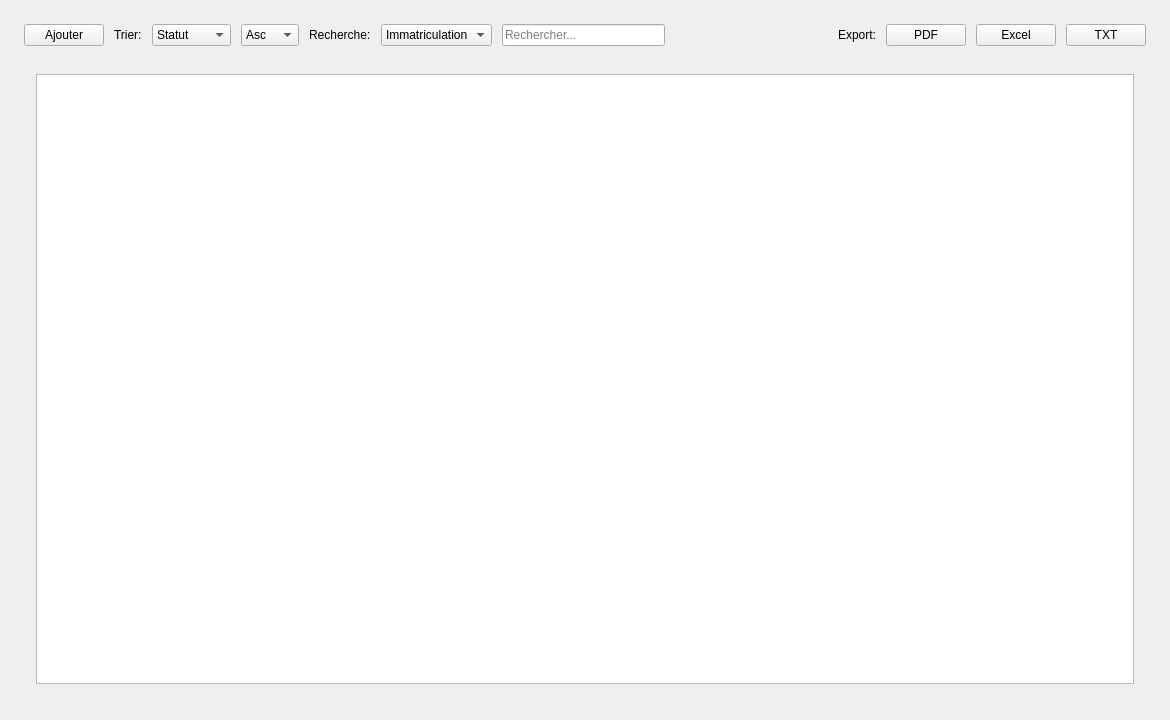
<?xml version="1.0" encoding="UTF-8"?>
<ui version="4.0">
 <class>LogistiquePage</class>
 <widget class="QWidget" name="LogistiquePage">
  <property name="geometry">
   <rect>
    <x>0</x>
    <y>0</y>
    <width>1170</width>
    <height>720</height>
   </rect>
  </property>
  <layout class="QVBoxLayout" name="verticalLayout">
   <property name="spacing">
    <number>16</number>
   </property>
   <property name="leftMargin">
    <number>24</number>
   </property>
   <property name="topMargin">
    <number>24</number>
   </property>
   <property name="rightMargin">
    <number>24</number>
   </property>
   <property name="bottomMargin">
    <number>24</number>
   </property>
   <item>
    <widget class="QWidget" name="controlsWidget">
     <layout class="QHBoxLayout" name="controlsLayout">
      <property name="spacing">
       <number>10</number>
      </property>
      <property name="leftMargin">
       <number>0</number>
      </property>
      <property name="topMargin">
       <number>0</number>
      </property>
      <property name="rightMargin">
       <number>0</number>
      </property>
      <property name="bottomMargin">
       <number>0</number>
      </property>
      <item>
       <widget class="QPushButton" name="btnAddCamion">
        <property name="text">
         <string>Ajouter</string>
        </property>
       </widget>
      </item>
      <item>
       <widget class="QLabel" name="labelSort">
        <property name="text">
         <string>Trier:</string>
        </property>
       </widget>
      </item>
      <item>
       <widget class="QComboBox" name="comboSortField">
        <item>
         <property name="text">
          <string>Statut</string>
         </property>
        </item>
        <item>
         <property name="text">
          <string>Type</string>
         </property>
        </item>
        <item>
         <property name="text">
          <string>Zone</string>
         </property>
        </item>
        <item>
         <property name="text">
          <string>Capacité</string>
         </property>
        </item>
       </widget>
      </item>
      <item>
       <widget class="QComboBox" name="comboSortOrder">
        <item>
         <property name="text">
          <string>Asc</string>
         </property>
        </item>
        <item>
         <property name="text">
          <string>Desc</string>
         </property>
        </item>
       </widget>
      </item>
      <item>
       <widget class="QLabel" name="labelSearch">
        <property name="text">
         <string>Recherche:</string>
        </property>
       </widget>
      </item>
      <item>
       <widget class="QComboBox" name="comboSearchField">
        <item>
         <property name="text">
          <string>Immatriculation</string>
         </property>
        </item>
        <item>
         <property name="text">
          <string>Disponibilité</string>
         </property>
        </item>
         <item>
         <property name="text">
          <string>Type</string>
         </property>
        </item>
       </widget>
      </item>
      <item>
       <widget class="QLineEdit" name="searchBar">
        <property name="placeholderText">
         <string>Rechercher...</string>
        </property>
       </widget>
      </item>
      <item>
       <spacer name="horizontalSpacer">
        <property name="orientation">
         <enum>Qt::Horizontal</enum>
        </property>
        <property name="sizeHint" stdset="0">
         <size>
          <width>40</width>
          <height>20</height>
         </size>
        </property>
       </spacer>
      </item>
      <item>
       <widget class="QLabel" name="labelExport">
        <property name="text">
         <string>Export:</string>
        </property>
       </widget>
      </item>
      <item>
       <widget class="QPushButton" name="btnExportPdf">
        <property name="text">
         <string>PDF</string>
        </property>
       </widget>
      </item>
      <item>
       <widget class="QPushButton" name="btnExportExcel">
        <property name="text">
         <string>Excel</string>
        </property>
       </widget>
      </item>
      <item>
       <widget class="QPushButton" name="btnExportTxt">
        <property name="text">
         <string>TXT</string>
        </property>
       </widget>
      </item>
     </layout>
    </widget>
   </item>
   <item>
    <widget class="QWidget" name="tableCard">
     <layout class="QVBoxLayout" name="tableCardLayout">
      <property name="leftMargin">
       <number>12</number>
      </property>
      <property name="topMargin">
       <number>12</number>
      </property>
      <property name="rightMargin">
       <number>12</number>
      </property>
      <property name="bottomMargin">
       <number>12</number>
      </property>
      <item>
       <widget class="QTableWidget" name="tableCamions"/>
      </item>
     </layout>
    </widget>
   </item>
  </layout>
 </widget>
 <resources/>
 <connections/>
</ui>
